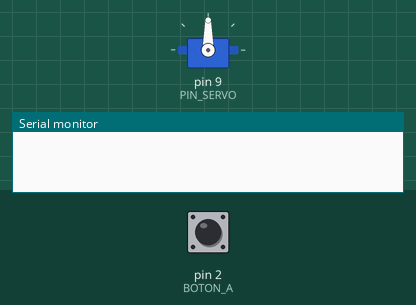
Recording of a sketch running on a simulated Arduino Uno, built with avr-gcc and run on an emulated ATmega328P. Shown: servo, the last lines printed to the serial monitor. The test bench sets the inputs (shaded band); at power-on: pin 2 (BOTON_A) HIGH.

Above: at 1.2 s.
1.3 s: pin 2 (BOTON_A) pulled LOW for 0.15 s
At 2.3 s:
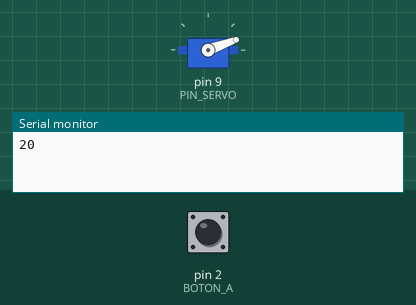
3.0 s: pin 2 (BOTON_A) pulled LOW for 1 s
At 4.9 s:
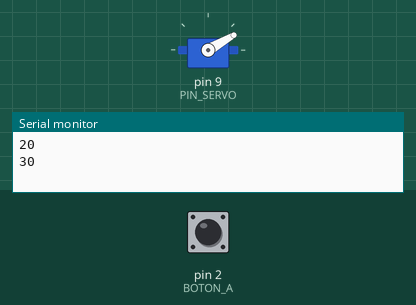
5.5 s: pin 2 (BOTON_A) pulled LOW for 0.15 s
At 6.7 s:
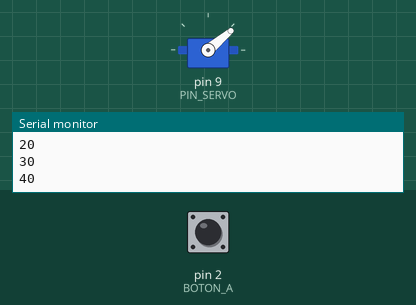
7.2 s: pin 2 (BOTON_A) pulsed LOW 5 times (0.12 s each, 0.3 s apart)
At 7.82 s:
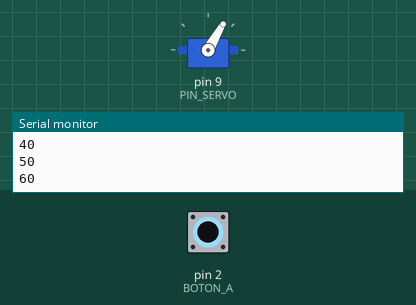
10.2 s: pin 2 (BOTON_A) pulled LOW for 3.2 s
At 14.4 s:
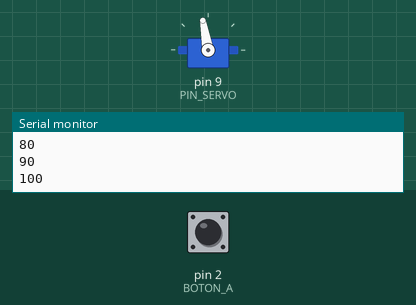
14.9 s: pin 2 (BOTON_A) pulsed LOW 2 times (0.12 s each, 0.3 s apart)
At 16.6 s:
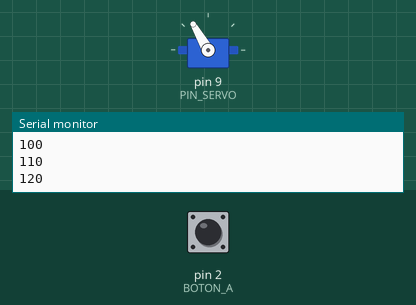
Timing chart, 0 to 18.0 s (numbered marks = the images above; inputs shaded):
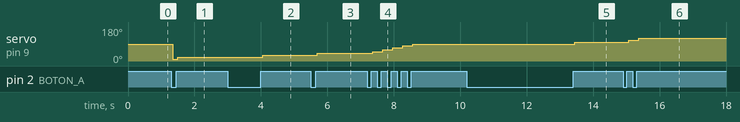

The sketch:

Ejercicio05-Ruperez.ino
```cpp
#include <Servo.h>
#define PIN_SERVO 9
#define BOTON_A 2

int pos = 0; //variable pos global
int grados = 10 ;
Servo miservo;
void setup() {
  // put your setup code here, to run once:
  pinMode(BOTON_A, INPUT_PULLUP);
  Serial.begin (9600);
  miservo.attach(PIN_SERVO);

}

void loop()
{
  static boolean anterior_a = digitalRead(BOTON_A);
  boolean estado_a = digitalRead(BOTON_A);
  if (anterior_a != estado_a) {
    if (estado_a == HIGH) {  //flanco descendente pull-up
      grados = grados+10;
      Serial.println (grados);
    }
    if (grados >170) {
      grados = 10;

    }
 anterior_a = estado_a;
 delay(50); //Evitar rebotes
 miservo.write (grados);
  }


}
```

Measured:
- after the input at 1.3 s, servo on pin 9 (PIN_SERVO): 90° → 10° after 0.05 s, → 20° 0.15 s later
- after the input at 3.0 s, servo on pin 9 (PIN_SERVO): 20° → 30° after 1.1 s
- after the input at 5.5 s, servo on pin 9 (PIN_SERVO): 30° → 40° after 0.20 s
- after the input at 7.2 s, servo on pin 9 (PIN_SERVO): moves from 40° to 90° over 1.2 s, starting after 0.17 s
- after the input at 10.2 s, servo on pin 9 (PIN_SERVO): 90° → 100° after 3.3 s
- after the input at 14.9 s, servo on pin 9 (PIN_SERVO): 100° → 110° after 0.17 s, → 120° 0.30 s later
